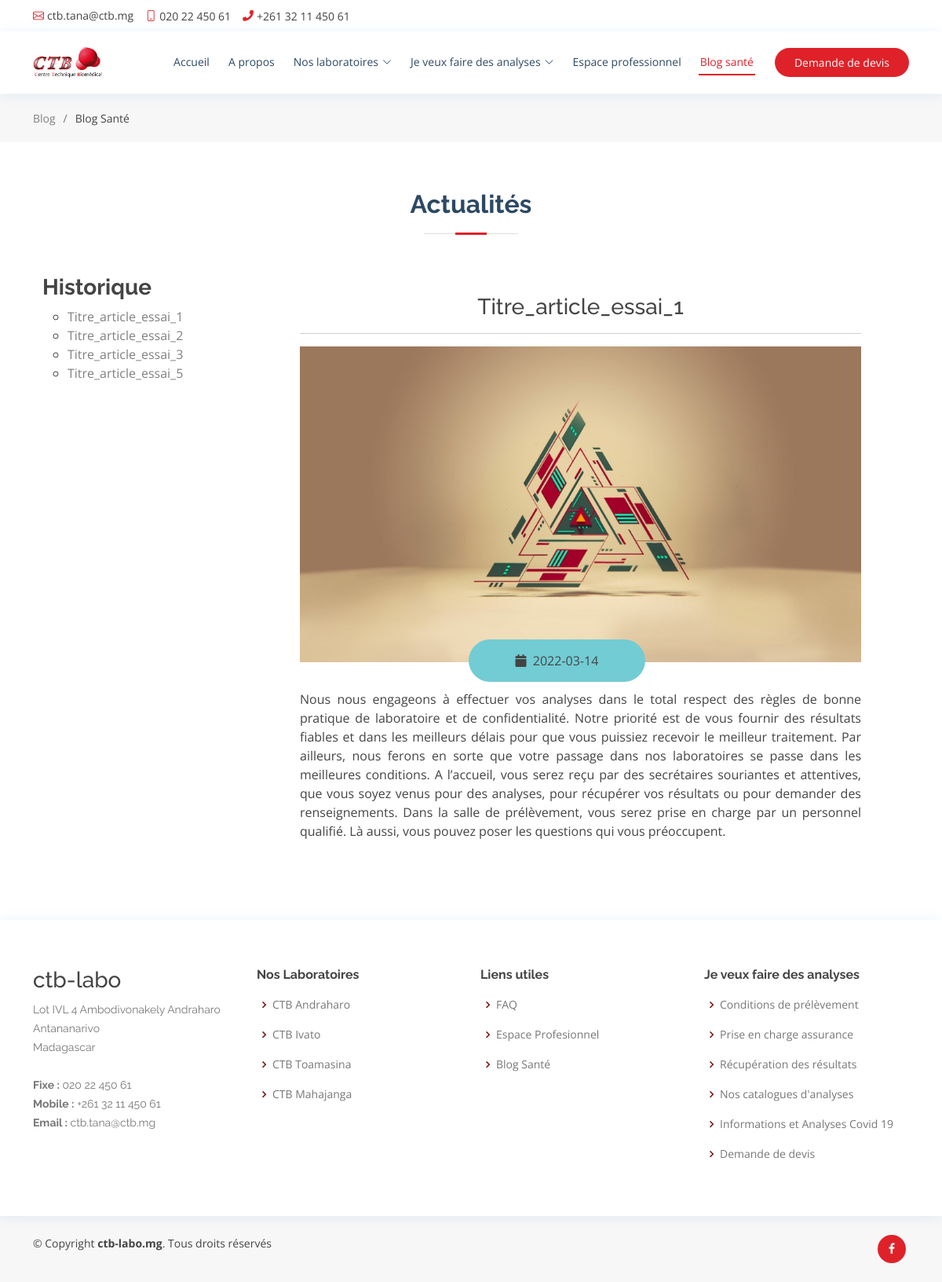
/blogsante_voir.php?id=6, run on the app's committed database.
### tables this page shows
CREATE TABLE IF NOT EXISTS `article` (
  `id` int(11) NOT NULL AUTO_INCREMENT,
  `titre_art` varchar(255) NOT NULL,
  `image_art` varchar(255) NOT NULL,
  `contenu_art` text NOT NULL,
  `date_pub_art` varchar(55) NOT NULL,
  PRIMARY KEY (`id`)
);

### blogsante_voir.php (the view, shortened to what this page needs)
<?php
  $id = $_GET['id'];
  include('connexion/connexion.php');
?>
<!DOCTYPE html>
<html lang="en">
<head>
  <link href="assets/vendor/fontawesome-free/css/all.min.css" rel="stylesheet">
  <link href="assets/vendor/animate.css/animate.min.css" rel="stylesheet">
  <link href="assets/vendor/bootstrap/css/bootstrap.min.css" rel="stylesheet">
  <link href="assets/vendor/bootstrap-icons/bootstrap-icons.css" rel="stylesheet">
  <link href="assets/vendor/boxicons/css/boxicons.min.css" rel="stylesheet">
  <link href="assets/vendor/glightbox/css/glightbox.min.css" rel="stylesheet">
  <link href="assets/vendor/remixicon/remixicon.css" rel="stylesheet">
  <link href="assets/vendor/swiper/swiper-bundle.min.css" rel="stylesheet">
  <link href="assets/css/style.css" rel="stylesheet">
</head>
<body>
  <div id="topbar" class="d-flex align-items-center fixed-top">
    <div class="container d-flex justify-content-between">
      <div class="contact-info d-flex align-items-center">
        <i class="bi bi-envelope"></i> <a href="mailto:contact@example.com">ctb.tana@ctb.mg</a>
        <i class="bi bi-phone"></i>020 22 450 61 <i class="fa fa-phone"></i>+261 32 11 450 61
      </div>
    </div>
  </div>
  <header id="header" class="fixed-top">
    <div class="container d-flex align-items-center">
      <h1 class="logo me-auto">
        <a href="index.html" class="logo me-auto"><img src="assets/img/logo-ctb.jpg" alt="" class="img-fluid"></a>
      </h1>
      <nav id="navbar" class="navbar order-last order-lg-0">
        <ul>
          <li><a class="nav-link scrollto" href="index.php">Accueil</a></li>
          <li><a class="nav-link scrollto" href="services.php">A propos</a></li>
          <li class="dropdown"><a href="noslaboratoires.php"><span>Nos laboratoires</span> <i class="bi bi-chevron-down"></i></a>
          </li>
          <li class="dropdown"><a href=""><span>Je veux faire des analyses</span> <i class="bi bi-chevron-down"></i></a>
          </li>
          <li><a class="nav-link scrollto" href="espacepro.php">Espace professionnel</a></li>
          <li><a class="nav-link scrollto active" href="blogsante.php">Blog santé</a></li>
        </ul>
      </nav>
      <a href="devis.php" class="appointment-btn scrollto"><span class="d-none d-md-inline">Demande de </span> devis</a>
    </div>
  </header>
  <main id="main">
    <section class="breadcrumbs">
      <div class="container">
        <div class="d-flex justify-content-between align-items-center">
          <ol>
            <li><a href="blogsante.php">Blog</a></li>
            <li>Blog Santé</li>
          </ol>
        </div>
      </div>
    </section>
    <section id="appointment" class="appointment">
      <div class="container">
        <div class="section-title">
          <h2>
            Actualités <br>
          </h2>
        </div>
    <div class="container-fluid">
        <div class="row">
          <div class="col-md-12 col-lg-3">
            <aside id="filter">
              <h3><b>Historique</b></h3>
              <div class="actu-filter">
                <div class="check-filter">
                  <ul>
                <?php
                  $sql = "SELECT * FROM article ORDER BY id ASC";
                  $result = mysqli_query($conn, $sql);
                  if ($result->num_rows > 0) {
                    while($row = $result->fetch_assoc()) {
                 ?>
                  <li class="li_titres"><a href="blogsante_voir.php?id=<?php echo $row['id']; ?>"><?php echo $row['titre_art']; ?></a></li>
                <?php
                    }
                  }
                ?>
                  </ul>
                </div>
              </div>
            </aside>
          </div>
          <div class="col-md-12 col-lg-9">
            <section id="post">
              <div class="container">
                <?php
                  $sql = "SELECT * FROM article WHERE id = $id";
                  $result = $conn->query($sql);
                  $row = $result->fetch_assoc();
                 ?>
                <h3 class="title text-center"><?php echo $row['titre_art']; ?></h3>
                <hr class="separator">
                <div class="text-center">
                  <div class="article-img wow zoomIn">
                  <center>
                    <img src="<?php echo 'upload/'.$row['image_art'] ?>">
                  </center>
                    <div class="article-info">
                      <center>
                        <span><i class="fa fa-calendar"></i>&nbsp;&nbsp;<?php echo $row['date_pub_art']; ?></span>
                      </center>
                    </div>
                  </div>
                  <div class="article-content">
                    <p class="wow fadeInUp" style="text-align: justify;">
                      <?php echo $row['contenu_art']; ?>
                    </p>
                  </div>
                </div>
              </div>
            </section>
          </div>
        </div>
  	</div>
      </div>
    </section>
  </main>
  <footer id="footer">
    <?php
      include 'footer.php';
     ?>
  </footer>
</body>
</html>

### footer.php (shortened to what this page needs)
<!DOCTYPE html>
<html>
<head>
</head>
<body>
    <div class="footer-top">
      <div class="container">
        <div class="row">
          <div class="col-lg-3 col-md-3 footer-contact">
            <h3>ctb-labo</h3>
            <p>
              Lot IVL 4 Ambodivonakely Andraharo <br>
              Antananarivo<br>
              Madagascar <br><br>
              <strong>Fixe :</strong> 020 22 450 61<br>
              <strong>Mobile :</strong> +261 32 11 450 61<br>
              <strong>Email :</strong> ctb.tana@ctb.mg<br>
            </p>
          </div>
          <div class="col-lg-3 col-md-3 footer-links">
            <h4>Nos Laboratoires</h4>
            <ul>
              <li><i class="bx bx-chevron-right"></i> <a href="noslaboratoires.php">CTB Andraharo</a></li>
              <li><i class="bx bx-chevron-right"></i> <a href="noslaboratoires.php">CTB Ivato</a></li>
              <li><i class="bx bx-chevron-right"></i> <a href="noslaboratoires.php">CTB Toamasina</a></li>
              <li><i class="bx bx-chevron-right"></i> <a href="noslaboratoires.php">CTB Mahajanga</a></li>
            </ul>
          </div>
          <div class="col-lg-3 col-md-3 footer-links">
            <h4>Liens utiles</h4>
            <ul>
              <li><i class="bx bx-chevron-right"></i> <a href="faq.php">FAQ</a></li>
              <li><i class="bx bx-chevron-right"></i> <a href="espacepro.php">Espace Profesionnel</a></li>
              <li><i class="bx bx-chevron-right"></i> <a href="blogsante.php">Blog Santé</a></li>
            </ul>
          </div>
          <div class="col-lg-3 col-md-3 footer-links">
            <h4>Je veux faire des analyses</h4>
            <ul>
              <li><i class="bx bx-chevron-right"></i> <a href="cdtprelevement.php">Conditions de prélèvement</a></li>
              <li><i class="bx bx-chevron-right"></i> <a href="pecassurance.php">Prise en charge assurance</a></li>
              <li><i class="bx bx-chevron-right"></i> <a href="recuperationresultat.php">Récupération des résultats</a></li>
              <li><i class="bx bx-chevron-right"></i> <a href="ctlanalyse.php">Nos catalogues d'analyses</a></li>
              <li><i class="bx bx-chevron-right"></i> <a href="analysecovid.php">Informations et Analyses Covid 19</a></li>
              <li><i class="bx bx-chevron-right"></i> <a href="devis.php">Demande de devis</a></li>
            </ul>
          </div>
        </div>
      </div>
    </div>
    <div class="container d-md-flex py-4">
      <div class="me-md-auto text-center text-md-start">
        <div class="copyright">
          &copy; Copyright <strong><span>ctb-labo.mg</span></strong>. Tous droits réservés
        </div>
      </div>
      <div class="social-links text-center text-md-right pt-3 pt-md-0">
        <a href="https://www.facebook.com/CTBtana" class="facebook" target="_blank"><i class="bx bxl-facebook"></i></a>
      </div>
    </div>
</body>
</html>

### assets/css/style.css (style rules this page uses)
body { font-family: "Open Sans", sans-serif; color: #444444; }
a { color: #df2229; text-decoration: none; }
h1, h2, h3, h4, h5, h6 { font-family: "Raleway", sans-serif; }
#topbar { background: #fff; height: 40px; font-size: 14px; transition: all 0.5s; z-index: 996; }
#topbar .contact-info a { line-height: 1; color: #444444; transition: 0.3s; }
#topbar .contact-info i { color: #df2229; padding-right: 4px; margin-left: 15px; line-height: 0; }
#topbar .contact-info i:first-child { margin-left: 0; }
#header { background: #fff; transition: all 0.5s; z-index: 997; padding: 15px 0; top: 40px; box-shadow: 0px 2px 15px rgba(25, 119, 204, 0.1); }
#header .logo { font-size: 30px; margin: 0; padding: 0; line-height: 1; font-weight: 700; letter-spacing: 0.5px; font-family: "Poppins", sans-serif; }
#header .logo a { color: #2c4964; }
#header .logo img { max-height: 40px; }
.appointment-btn { margin-left: 25px; background: #df2229; color: #fff; border-radius: 50px; padding: 8px 25px; white-space: nowrap; transition: 0.3s; font-size: 14px; display: inline-block; }
.navbar { padding: 0; }
.navbar ul { margin: 0; padding: 0; display: flex; list-style: none; align-items: center; }
.navbar li { position: relative; }
.navbar > ul > li { position: relative; white-space: nowrap; padding: 8px 0 8px 20px; }
.navbar a, .navbar a:focus { display: flex; align-items: center; justify-content: space-between; font-size: 14px; color: #2c4964; white-space: nowrap; transition: 0.3s; border-bottom: 2px solid #fff; padding: 5px 2px; }
.navbar a i, .navbar a:focus i { font-size: 12px; line-height: 0; margin-left: 5px; }
.navbar a:hover, .navbar .active, .navbar .active:focus, .navbar li:hover > a { color: #df2229; border-color: #df2229; }
section { padding: 60px 0; overflow: hidden; }
.section-title { text-align: center; padding-bottom: 30px; }
.section-title h2 { font-size: 32px; font-weight: bold; margin-bottom: 20px; padding-bottom: 20px; position: relative; color: #2c4964; }
.section-title h2::before { content: ""; position: absolute; display: block; width: 120px; height: 1px; background: #ddd; bottom: 1px; left: calc(50% - 60px); }
.section-title h2::after { content: ""; position: absolute; display: block; width: 40px; height: 3px; background: #df2229; bottom: 0; left: calc(50% - 20px); }
.breadcrumbs { padding: 20px 0; background-color: #f7f7f7; min-height: 40px; margin-top: 120px; }
.breadcrumbs ol { display: flex; flex-wrap: wrap; list-style: none; padding: 0; margin: 0; font-size: 14px; }
.breadcrumbs ol li + li { padding-left: 10px; }
.breadcrumbs ol li + li::before { display: inline-block; padding-right: 10px; color: #6c757d; content: "/"; }
#footer { color: #444444; font-size: 14px; background: #f7f7f7; }
#footer .footer-top { padding: 60px 0 30px 0; background: #fff; box-shadow: 0px 2px 15px rgba(25, 119, 204, 0.1); }
#footer .footer-top .footer-contact { margin-bottom: 30px; }
#footer .footer-top .footer-contact p { font-size: 14px; line-height: 24px; margin-bottom: 0; font-family: "Raleway", sans-serif; color: #777777; }
#footer .footer-top h4 { font-size: 16px; font-weight: bold; color: #444444; position: relative; padding-bottom: 12px; }
#footer .footer-top .footer-links { margin-bottom: 30px; }
#footer .footer-top .footer-links ul { list-style: none; padding: 0; margin: 0; }
#footer .footer-top .footer-links ul i { padding-right: 2px; color: #760f0c; font-size: 18px; line-height: 1; }
#footer .footer-top .footer-links ul li { padding: 10px 0; display: flex; align-items: center; }
#footer .footer-top .footer-links ul li:first-child { padding-top: 0; }
#footer .footer-top .footer-links ul a { color: #777777; transition: 0.3s; display: inline-block; line-height: 1; }
#footer .social-links a { font-size: 18px; display: inline-block; background: #df2229; color: #fff; line-height: 1; padding: 8px 0; margin-right: 4px; border-radius: 50%; text-align: center; width: 36px; height: 36px; transition: 0.3s; }

### blogsante_voir.php (style rules this page uses)
#post { height: 100%; top:100px; padding: 25px; }
.article-img { margin-bottom: 35px; position: relative; }
.article-img img { width: 100%; }
.article-info { position: absolute; background: #72ccd4; padding: 15px 45px; border-radius: 50px; bottom: -25px; left: 30%; display: inline-block; }
.article-info span { margin:0 15px }
.li_titres { list-style-type: circle; }
a { color: grey; text-decoration: none; }

### data on the page
article: titre_art "Titre_article_essai_1", image_art (picture), date_pub_art "2022-03-14", contenu_art "Nous nous engageons à effectuer vos analyses dans le total respect des règles de bonne pratique de laboratoire et de confidentialité. Notre priorité est de vous fournir des résultats fiables et dans les meilleurs délais pour que vous puissiez recevoir le meilleur traitement. Par ailleurs, nous ferons en sorte que votre passage dans nos laboratoires se passe dans les meilleures conditions. A l’accueil, vous serez reçu par des secrétaires souriantes et attentives, que vous soyez venus pour des analyses, pour récupérer vos résultats ou pour demander des renseignements. Dans la salle de prélèvement, vous serez prise en charge par un personnel qualifié. Là aussi, vous pouvez poser les questions…"
article: titre_art "Titre_article_essai_2"
article: titre_art "Titre_article_essai_3"
article: titre_art "Titre_article_essai_5"
